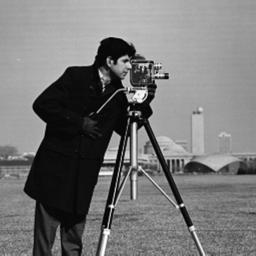
#> input picture img_encryption/images/grey/cameraman.jpg, 256 x 256 px
$ python entropy.py
#> lines starting #> are read from the running program, lines starting #| are printed output that depends on the picture
# -*-coding:utf-8 -*-

"""
# File       : entropy
# Time       ：2024/10/7 0:20
# Author     ：chenyu
# version    ：python 3.8
# Description：信息熵
"""
import cv2
import math
import numpy as np

def _entropy(img):
#> called with img = '../images/grey/cameraman.jpg'
    img = cv2.imread(img, cv2.IMREAD_GRAYSCALE)
#> img is the input picture: shape (256, 256); min 0, max 255, mean 118.3
    h, w = img.shape
#> h = 256; w = 256
    gray, num = np.unique(img, return_counts=True)
#> gray = 256 values from 0 to 255; num = 256 values, max 1606 at index 14, min 2 at index 252, mean 256
    entropy = 0

    for i in range(len(gray)):
        p = num[i]/(w*h)
        entropy -= p*(math.log(p, 2))
#> this loop made 256 passes
#> (p, entropy) on passes 1 to 3: (0.00275, 0.0234), (0.000854, 0.0321), (0.00105, 0.0425)
#> after the loop, entropy = 7.09
    return entropy


def entropy(raw_img, encrypt_img):
    # 图像lena的熵
    raw_entropy = _entropy(raw_img)
#> raw_entropy = 7.09
    encrypt_entropy = _entropy(encrypt_img)
#> call 2 of _entropy, with img = '../CDBEA/result/cameraman_encrypt.png'
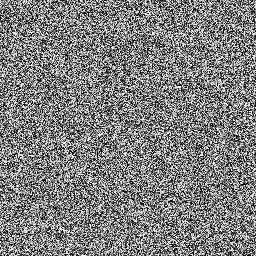
#> input picture img_encryption/CDBEA/result/cameraman_encrypt.png, 256 x 256 px
#> in _entropy, img is the input picture: shape (256, 256); min 0, max 255, mean 127.2
#> in _entropy (call 2), `gray, num = np.unique(img, return_counts=True)`: num = 256 values, max 296 at index 170, min 216 at index 232, mean 256
#> the loop in _entropy (call 2), `for i in range(len(gray)):` made 256 passes
#> (p, entropy) on passes 1 to 3: (0.00392, 0.0314), (0.00392, 0.0627), (0.00404, 0.0948)
#> after the loop in _entropy (call 2), `for i in range(len(gray)):`: entropy = 8
#> encrypt_entropy = 8
    print('==================信息熵==================')
    print('原图像: \t{:.5}'.format(raw_entropy))
#| 原图像: 	7.0945
    print('加密图像: \t{:.5}'.format(encrypt_entropy))
#| 加密图像: 	7.9978

if __name__ == '__main__':
    entropy('../images/grey/cameraman.jpg', '../CDBEA/result/cameraman_encrypt.png')
    entropy('../images/grey/med.png', '../CDBEA/result/med_encrypt.png')
#> call 3 of _entropy, with img = '../images/grey/med.png'
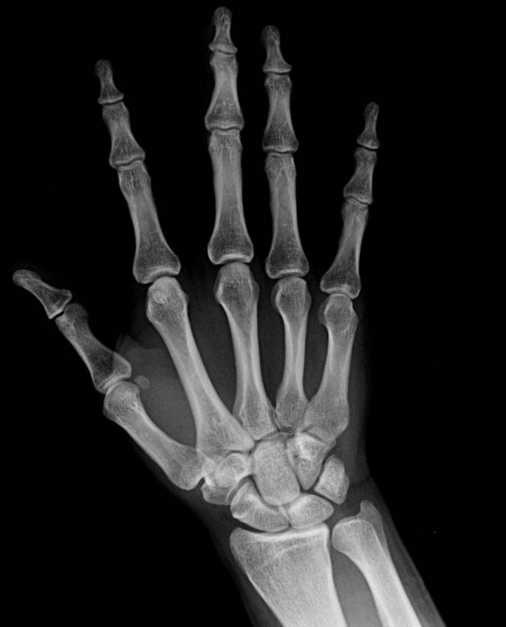
#> input picture img_encryption/images/grey/med.png, 506 x 627 px
#> in _entropy, img is the input picture: shape (627, 506); min 0, max 232, mean 34.9
#> in _entropy (call 3), `gray, num = np.unique(img, return_counts=True)`: gray = 232 values from 0 to 232; num = 232 values, max 195035 at index 1, min 2 at index 230, mean 1367.5
#> the loop in _entropy (call 3), `for i in range(len(gray)):` made 232 passes
#> (p, entropy) on passes 1 to 3: (0.0277, 0.143), (0.615, 0.575), (0.00597, 0.619)
#> after the loop in _entropy (call 3), `for i in range(len(gray)):`: entropy = 3.84
#> call 4 of _entropy, with img = '../CDBEA/result/med_encrypt.png'
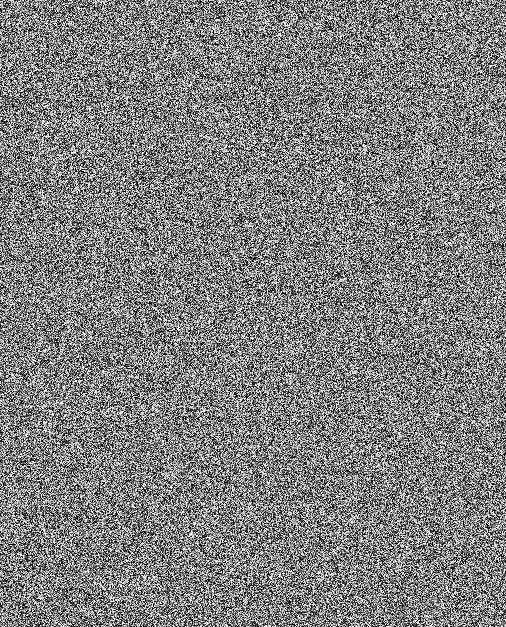
#> input picture img_encryption/CDBEA/result/med_encrypt.png, 506 x 627 px
#> in _entropy, img is the input picture: shape (627, 506); min 0, max 255, mean 127.9
#> in _entropy (call 4), `gray, num = np.unique(img, return_counts=True)`: gray = 256 values from 0 to 255; num = 256 values, max 1350 at index 25, min 1153 at index 15, mean 1239.3
#> the loop in _entropy (call 4), `for i in range(len(gray)):` made 256 passes
#> (p, entropy) on passes 1 to 3: (0.00391, 0.0312), (0.00374, 0.0614), (0.00378, 0.0918)
#> after the loop in _entropy (call 4), `for i in range(len(gray)):`: entropy = 8
#| 原图像: 	3.843
#| 加密图像: 	7.9994
    entropy('../images/grey/blonde.jpg', '../CDBEA/result/blonde_encrypt.png')
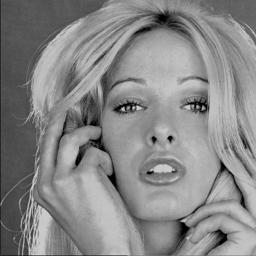
#> input picture img_encryption/images/grey/blonde.jpg, 256 x 256 px
#> in _entropy, img is the input picture: shape (256, 256); min 0, max 222, mean 135.2
#> in _entropy (call 5), `gray, num = np.unique(img, return_counts=True)`: gray = 217 values from 0 to 222; num = 217 values, max 761 at index 151, min 1 at index 215, mean 302
#> the loop in _entropy (call 5), `for i in range(len(gray)):` made 217 passes
#> (p, entropy) on passes 1 to 3: (0.00214, 0.0189), (0.000443, 0.0239), (0.000336, 0.0278)
#> after the loop in _entropy (call 5), `for i in range(len(gray)):`: entropy = 7.16
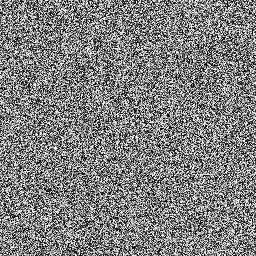
#> input picture img_encryption/CDBEA/result/blonde_encrypt.png, 256 x 256 px
#> in _entropy, img is the input picture: shape (256, 256); min 0, max 255, mean 127.5
#> in _entropy (call 6), `gray, num = np.unique(img, return_counts=True)`: gray = 256 values from 0 to 255; num = 256 values, max 295 at index 203, min 216 at index 189, mean 256
#> the loop in _entropy (call 6), `for i in range(len(gray)):` made 256 passes
#> (p, entropy) on passes 1 to 3: (0.00378, 0.0304), (0.00354, 0.0593), (0.00421, 0.0925)
#| 原图像: 	7.1573
#| 加密图像: 	7.9971
    entropy('../images/grey/darkhair.jpg', '../CDBEA/result/darkhair_encrypt.png')
#> (the run stopped early here; a loop or call above may not have finished)
